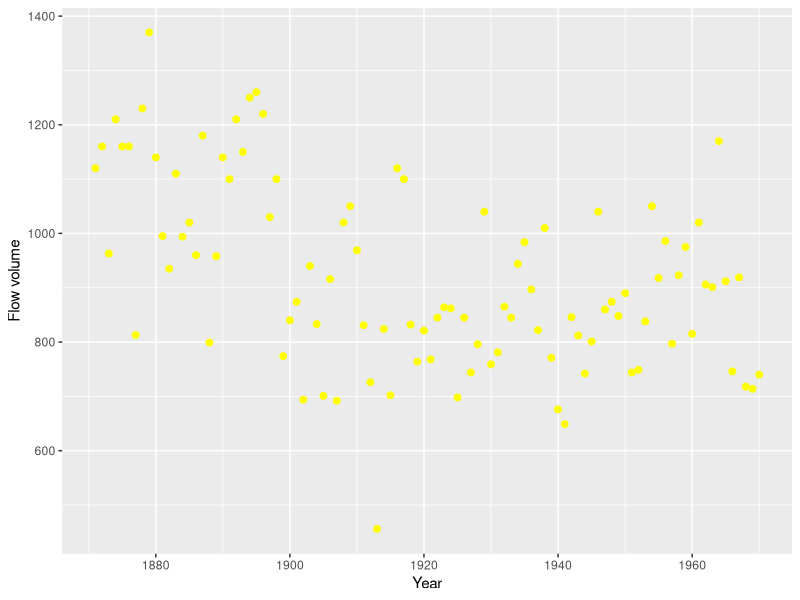
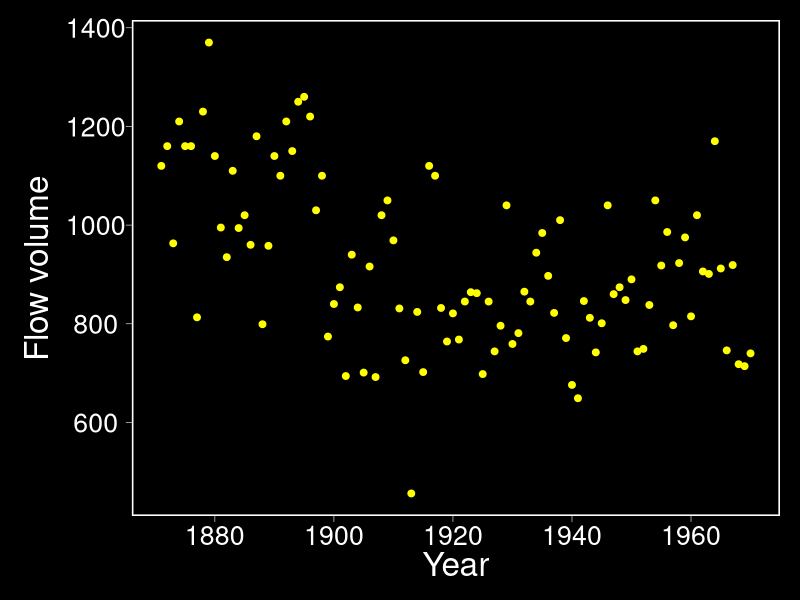

The R source for these figures, in order:
## ---- chunk 1
library(ggplot2)
theme_bw
## ---- chunk 2
theme_BlackBgrd = function(base_size = 24, base_family = "") {
  theme_grey(base_size = base_size, base_family = base_family) %+replace%
    theme(
      # Specify axis options
      axis.line = element_blank(),  
      axis.text.x = element_text(size = base_size*0.8, color = "white", lineheight = 0.9),  
      axis.text.y = element_text(size = base_size*0.8, color = "white", lineheight = 0.9),  
      axis.ticks = element_line(color = "white", size  =  0.2),  
      axis.title.x = element_text(size = base_size, color = "white", margin = margin(0, 10, 0, 0)),  
      axis.title.y = element_text(size = base_size, color = "white", angle = 90, margin = margin(0, 10, 0, 0)),  
      axis.ticks.length = unit(0.3, "lines"),   
      # Specify legend options
      legend.background = element_rect(color = NA, fill = "black"),  
      legend.key = element_rect(color = NA,  fill = "black"),  
      legend.key.size = unit(1.2, "lines"),  
      legend.key.height = NULL,  
      legend.key.width = NULL,      
      legend.text = element_text(size = base_size*0.8, color = "white"),  
      legend.title = element_text(size = base_size*0.8, face = "bold", hjust = 0, color = "white"),  
      legend.position = "right",  
      legend.text.align = NULL,  
      legend.title.align = NULL,  
      legend.direction = "vertical",  
      legend.box = NULL, 
      # Specify panel options
      panel.background = element_rect(fill = "black", color  =  NA),  
      panel.border = element_rect(fill = NA, color = "white"),
      panel.grid.major = element_line(color = NA),  
      panel.grid.minor = element_line(color = NA), 
      panel.spacing = unit(0.5, "lines"),   
      # Specify facetting options
      strip.background = element_rect(fill = "grey30", color = "grey10"),  
      strip.text.x = element_text(size = base_size*0.9, color = "white", face = "bold.italic"),  
      strip.text.y = element_text(size = base_size*0.4, color = "white",face = "bold.italic", angle = -90),  
      # Specify plot options
      plot.background = element_rect(color = "black", fill = "black"),  
      plot.title = element_text(size = base_size*1.2, color = "white"),  
      plot.margin = unit(rep(1, 4), "lines")
    )
}
## ---- chunk 3
# The Nile dataset contains river flow over time from 1871 to 1970
# Check out a quick plot of the dataset 
Flow <- as.vector(Nile)
Year <- seq(1871, 1970, by = 1)
Nile <- as.data.frame(cbind(Flow, Year))

ggplot(Nile, aes(x = Year, y = Flow)) +
  geom_point(color = "yellow", size = 2) +
  labs(x = "Year", y = "Flow volume") +
  scale_x_continuous(breaks = seq(1860, 1980, 20))
## ---- chunk 4
# Now apply our custom theme
MyPlot <- ggplot(Nile, aes(x = Year, y = Flow)) +
  geom_point(color = "yellow", size = 2) +
  labs(x = "Year", y = "Flow volume") +
  scale_x_continuous(breaks = seq(1860, 1980, 20)) +
  theme_BlackBgrd()
MyPlot
